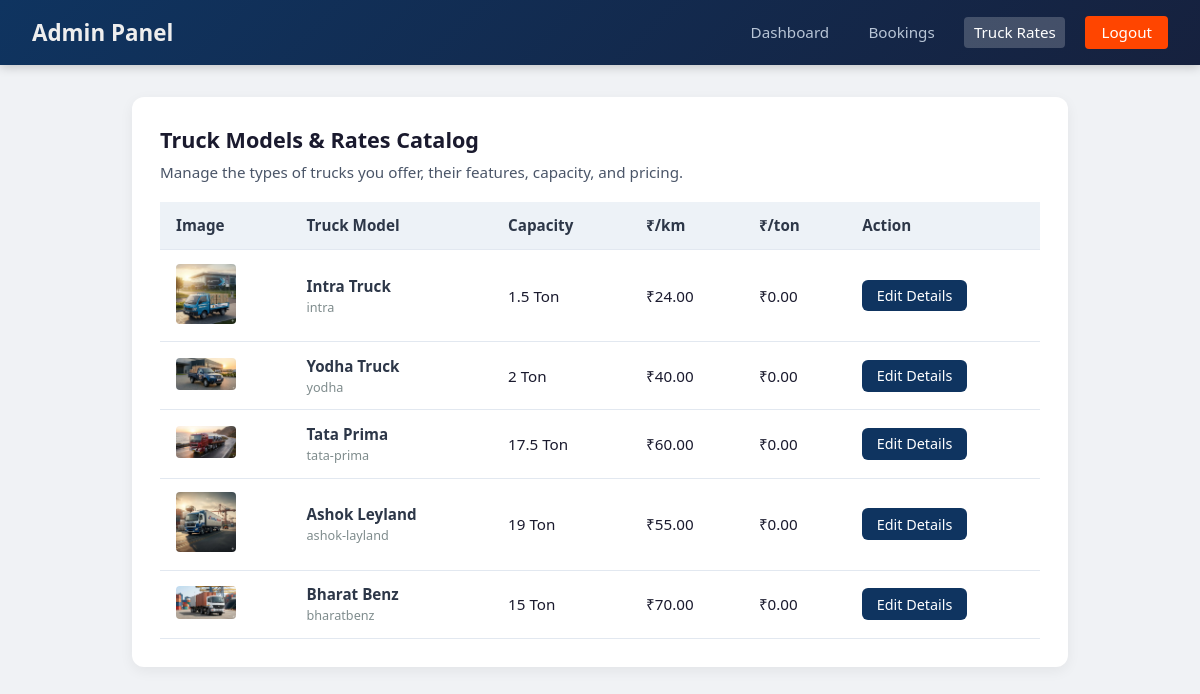
/VARUN/truck_rates.php (signed in), run on the app's committed database.
### tables this page shows
CREATE TABLE `truck_rates` (
  `id` INT(11) NOT NULL AUTO_INCREMENT,
  `truck_key` VARCHAR(50) NOT NULL,
  `name` VARCHAR(100) NOT NULL,
  `description` TEXT,
  `image_path` VARCHAR(255) DEFAULT 'default.jpg',
  `features` TEXT COMMENT 'Comma separated features',
  `capacity_ton` DECIMAL(10,2) NOT NULL DEFAULT 1.00,
  `price_per_km` INT(11) NOT NULL,
  `price_per_ton` DECIMAL(10,2) NOT NULL DEFAULT 0.00,
  PRIMARY KEY (`id`)
);

### VARUN/truck_rates.php (the view, shortened to what this page needs)
<?php
require_once __DIR__ . '/../connect.php';
$trucks = [];
$trucks_result = $conn->query("SELECT * FROM truck_rates ORDER BY id");
if ($trucks_result) {
    while ($row = $trucks_result->fetch_assoc()) {
        $trucks[] = $row;
    }
}
?>
<!DOCTYPE html>
<html lang="en">
<head>
    <link rel="stylesheet" href="admin_truck_rates.css">
    <link rel="stylesheet" href="https://cdnjs.cloudflare.com/ajax/libs/font-awesome/6.7.2/css/all.min.css">
</head>
<body>
    <header class="admin-header">
        <h1>Admin Panel</h1>
        <nav class="admin-nav">
            <a href="admin_dashboard.php">Dashboard</a>
            <a href="bookings.php">Bookings</a>
            <a href="truck_rates.php" class="active">Truck Rates</a>
            <a href="index.php?logout=1" class="logout-btn">Logout</a>
        </nav>
    </header>
    <main class="rates-main">
        <section class="rates-section">
            <div style="display:flex; justify-content:space-between; align-items:center;">
                <h2>Truck Models & Rates Catalog</h2>
                <a href="edit_truck_rate.php?id=0" class="btn" style="background:var(--success-color); color:white; text-decoration:none; display:inline-flex; align-items:center; gap:8px;">
                    <i class="fas fa-plus"></i> Add New Model
                </a>
            </div>
            <p class="formula-desc">Manage the types of trucks you offer, their features, capacity, and pricing.</p>
            <div class="table-wrap">
                <table class="rates-table">
                    <thead>
                        <tr>
                            <th>Image</th>
                            <th>Truck Model</th>
                            <th>Capacity</th>
                            <th>₹/km</th>
                            <th>₹/ton</th>
                            <th>Action</th>
                        </tr>
                    </thead>
                    <tbody>
                        <?php foreach ($trucks as $t): ?>
                        <tr>
                            <td>
                                <?php if(!empty($t['image_path'])): ?>
                                    <img src="../Images/optimized/trucks/<?= htmlspecialchars($t['image_path']) ?>" style="width:60px; border-radius:4px; object-fit:cover;">
                                <?php else: ?>
                                    <span style="color:#999;font-size:0.8rem;">No Image</span>
                                <?php endif; ?>
                            </td>
                            <td class="truck-name">
                                <strong><?= htmlspecialchars($t['name'] ?? ucfirst($t['truck_key'])) ?></strong><br>
                                <small style="color:#7f8c8d;"><?= htmlspecialchars($t['truck_key']) ?></small>
                            </td>
                            <td><?= (float)($t['capacity_ton'] ?? 1.0) ?> Ton</td>
                            <td>₹<?= number_format((float)$t['price_per_km'], 2) ?></td>
                            <td>₹<?= number_format((float)$t['price_per_ton'], 2) ?></td>
                            <td>
                                <a href="edit_truck_rate.php?id=<?= $t['id'] ?>" class="btn btn-update" style="text-decoration:none; display:inline-block;">Edit Details</a>
                            </td>
                        </tr>
                        <?php endforeach; ?>
                    </tbody>
                </table>
            </div>
        </section>
    </main>
</body>
</html>

### VARUN/admin_truck_rates.css (style rules this page uses)
* { box-sizing: border-box; }
body { margin: 0; font-family: 'Segoe UI', system-ui, sans-serif; background: #f0f2f5; color: #1a1a2e; }
.admin-header { background: linear-gradient(135deg, #0f3460 0%, #16213e 100%); color: #eee; padding: 1rem 2rem; display: flex; align-items: center; justify-content: space-between; flex-wrap: wrap; gap: 1rem; box-shadow: 0 2px 10px rgba(0, 0, 0, 0.2); }
.admin-header h1 { margin: 0; font-size: 1.4rem; font-weight: 600; }
.admin-nav { display: flex; align-items: center; gap: 1.25rem; flex-wrap: wrap; }
.admin-nav a { color: #b8c5d6; text-decoration: none; font-size: 0.95rem; padding: 0.35rem 0.6rem; border-radius: 4px; transition: background 0.2s, color 0.2s; }
.admin-nav a.active { color: #fff; background: rgba(255, 255, 255, 0.2); font-weight: 500; }
.admin-nav .logout-btn { background: orangered; color: #fff !important; padding: 0.4rem 1rem; }
.rates-main { max-width: 1000px; margin: 0 auto; padding: 2rem; }
.rates-section { background: #fff; border-radius: 12px; padding: 1.75rem; box-shadow: 0 4px 14px rgba(0, 0, 0, 0.06); }
.rates-section h2 { margin: 0 0 0.5rem 0; font-size: 1.35rem; color: #1a1a2e; }
.formula-desc { margin: 0 0 1.25rem 0; font-size: 0.95rem; color: #4a5568; }
.table-wrap { overflow-x: auto; }
.rates-table { width: 100%; border-collapse: collapse; font-size: 0.95rem; }
.rates-table th, .rates-table td { padding: 0.85rem 1rem; text-align: left; border-bottom: 1px solid #e2e8f0; }
.rates-table th { background: #edf2f7; font-weight: 600; color: #2d3748; }
.rates-table .truck-name { font-weight: 500; color: #2d3748; }
.btn { padding: 0.4rem 0.9rem; border: none; border-radius: 6px; cursor: pointer; font-size: 0.9rem; font-weight: 500; transition: background 0.2s; }
.btn-update { background: #0f3460; color: #fff; }

### data on the page
truck_rates: image_path (picture), name "Intra Truck", truck_key "intra", capacity_ton "1.5", price_per_km "24.00", price_per_ton "0.00"
truck_rates: image_path (picture), name "Yodha Truck", truck_key "yodha", capacity_ton "2", price_per_km "40.00", price_per_ton "0.00"
truck_rates: image_path (picture), name "Tata Prima", truck_key "tata-prima", capacity_ton "17.5", price_per_km "60.00", price_per_ton "0.00"
truck_rates: image_path (picture), name "Ashok Leyland", truck_key "ashok-layland", capacity_ton "19", price_per_km "55.00", price_per_ton "0.00"
truck_rates: image_path (picture), name "Bharat Benz", truck_key "bharatbenz", capacity_ton "15", price_per_km "70.00", price_per_ton "0.00"
